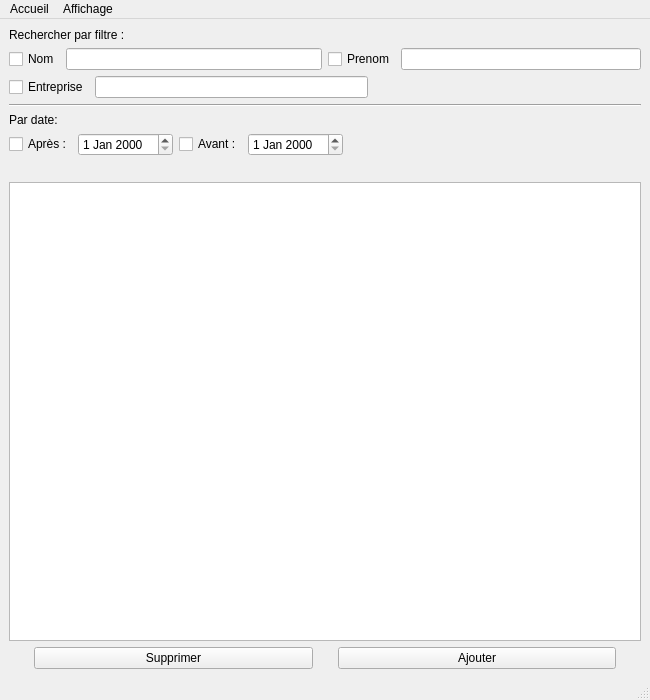
<?xml version="1.0" encoding="UTF-8"?>
<ui version="4.0">
 <class>Accueil</class>
 <widget class="QMainWindow" name="Accueil">
  <property name="geometry">
   <rect>
    <x>0</x>
    <y>0</y>
    <width>650</width>
    <height>700</height>
   </rect>
  </property>
  <property name="minimumSize">
   <size>
    <width>650</width>
    <height>700</height>
   </size>
  </property>
  <property name="windowTitle">
   <string>MainWindow</string>
  </property>
  <widget class="QWidget" name="centralwidget">
   <layout class="QVBoxLayout" name="verticalLayout">
    <item>
     <widget class="QLabel" name="label_Filtre">
      <property name="text">
       <string>Rechercher par filtre :</string>
      </property>
     </widget>
    </item>
    <item>
     <layout class="QHBoxLayout" name="layout_filtre_nom_prenom">
      <item>
       <layout class="QHBoxLayout" name="ly_nom">
        <item>
         <widget class="QCheckBox" name="checkBox_2">
          <property name="text">
           <string>Nom</string>
          </property>
         </widget>
        </item>
        <item>
         <widget class="QLineEdit" name="lineEdit_2"/>
        </item>
       </layout>
      </item>
      <item>
       <layout class="QHBoxLayout" name="ly_prenom">
        <item>
         <widget class="QCheckBox" name="checkBox">
          <property name="text">
           <string>Prenom</string>
          </property>
         </widget>
        </item>
        <item>
         <widget class="QLineEdit" name="lineEdit"/>
        </item>
       </layout>
      </item>
     </layout>
    </item>
    <item>
     <layout class="QHBoxLayout" name="layout_filtre_entreprise">
      <item>
       <layout class="QHBoxLayout" name="ly_entreprise">
        <item>
         <widget class="QCheckBox" name="checkBox_3">
          <property name="text">
           <string>Entreprise</string>
          </property>
         </widget>
        </item>
        <item>
         <widget class="QLineEdit" name="lineEdit_3"/>
        </item>
        <item>
         <spacer name="horizontalSpacer">
          <property name="orientation">
           <enum>Qt::Horizontal</enum>
          </property>
          <property name="sizeHint" stdset="0">
           <size>
            <width>40</width>
            <height>20</height>
           </size>
          </property>
         </spacer>
        </item>
       </layout>
      </item>
     </layout>
    </item>
    <item>
     <widget class="Line" name="line">
      <property name="orientation">
       <enum>Qt::Horizontal</enum>
      </property>
     </widget>
    </item>
    <item>
     <widget class="QLabel" name="labelDate">
      <property name="text">
       <string>Par date:</string>
      </property>
      <property name="alignment">
       <set>Qt::AlignLeading|Qt::AlignLeft|Qt::AlignVCenter</set>
      </property>
     </widget>
    </item>
    <item>
     <layout class="QHBoxLayout" name="layout_date_apres">
      <item>
       <layout class="QHBoxLayout" name="layout_apres">
        <item>
         <widget class="QCheckBox" name="checkBox_4">
          <property name="text">
           <string>Après :</string>
          </property>
         </widget>
        </item>
        <item>
         <widget class="QDateEdit" name="dateEdit"/>
        </item>
       </layout>
      </item>
      <item>
       <layout class="QHBoxLayout" name="layout_avant">
        <item>
         <widget class="QCheckBox" name="checkBox_5">
          <property name="text">
           <string>Avant :</string>
          </property>
         </widget>
        </item>
        <item>
         <widget class="QDateEdit" name="dateEdit_2"/>
        </item>
        <item>
         <spacer name="horizontalSpacer_2">
          <property name="orientation">
           <enum>Qt::Horizontal</enum>
          </property>
          <property name="sizeHint" stdset="0">
           <size>
            <width>40</width>
            <height>20</height>
           </size>
          </property>
         </spacer>
        </item>
       </layout>
      </item>
     </layout>
    </item>
    <item>
     <spacer name="horizontalSpacer_3">
      <property name="orientation">
       <enum>Qt::Horizontal</enum>
      </property>
      <property name="sizeHint" stdset="0">
       <size>
        <width>40</width>
        <height>20</height>
       </size>
      </property>
     </spacer>
    </item>
    <item>
     <widget class="QListWidget" name="lw_Contact">
      <property name="tabKeyNavigation">
       <bool>true</bool>
      </property>
      <property name="showDropIndicator" stdset="0">
       <bool>false</bool>
      </property>
     </widget>
    </item>
    <item>
     <layout class="QHBoxLayout" name="horizontalLayout_2">
      <property name="spacing">
       <number>25</number>
      </property>
      <property name="leftMargin">
       <number>25</number>
      </property>
      <property name="rightMargin">
       <number>25</number>
      </property>
      <item>
       <widget class="QPushButton" name="b_Supprimer">
        <property name="text">
         <string>Supprimer</string>
        </property>
       </widget>
      </item>
      <item>
       <widget class="QPushButton" name="b_Ajouter">
        <property name="text">
         <string>Ajouter</string>
        </property>
       </widget>
      </item>
     </layout>
    </item>
   </layout>
  </widget>
  <widget class="QMenuBar" name="menubar">
   <property name="geometry">
    <rect>
     <x>0</x>
     <y>0</y>
     <width>650</width>
     <height>22</height>
    </rect>
   </property>
   <widget class="QMenu" name="menuAccueil">
    <property name="title">
     <string>Accueil</string>
    </property>
    <widget class="QMenu" name="menuAjouter">
     <property name="title">
      <string>Charger</string>
     </property>
     <addaction name="actionOuvrirBDD"/>
     <addaction name="actiondepuis_JSON"/>
    </widget>
    <addaction name="menuAjouter"/>
    <addaction name="separator"/>
    <addaction name="actionQuitter"/>
   </widget>
   <widget class="QMenu" name="menuAffichage">
    <property name="title">
     <string>Affichage</string>
    </property>
    <widget class="QMenu" name="menuLangue">
     <property name="title">
      <string>Langue</string>
     </property>
     <addaction name="actionFran_ais"/>
     <addaction name="actionAnglais"/>
    </widget>
    <addaction name="action_actualiser"/>
    <addaction name="menuLangue"/>
   </widget>
   <addaction name="menuAccueil"/>
   <addaction name="menuAffichage"/>
  </widget>
  <widget class="QStatusBar" name="statusBar"/>
  <action name="actionOuvrirBDD">
   <property name="icon">
    <iconset theme="document-open"/>
   </property>
   <property name="text">
    <string>depuis BDD</string>
   </property>
  </action>
  <action name="actiondepuis_JSON">
   <property name="text">
    <string>depuis JSON</string>
   </property>
  </action>
  <action name="actionQuitter">
   <property name="text">
    <string>Quitter</string>
   </property>
  </action>
  <action name="action_actualiser">
   <property name="text">
    <string>Actualiser</string>
   </property>
  </action>
  <action name="actionFran_ais">
   <property name="text">
    <string>Français</string>
   </property>
  </action>
  <action name="actionAnglais">
   <property name="text">
    <string>Anglais</string>
   </property>
  </action>
 </widget>
 <resources/>
 <connections/>
</ui>
